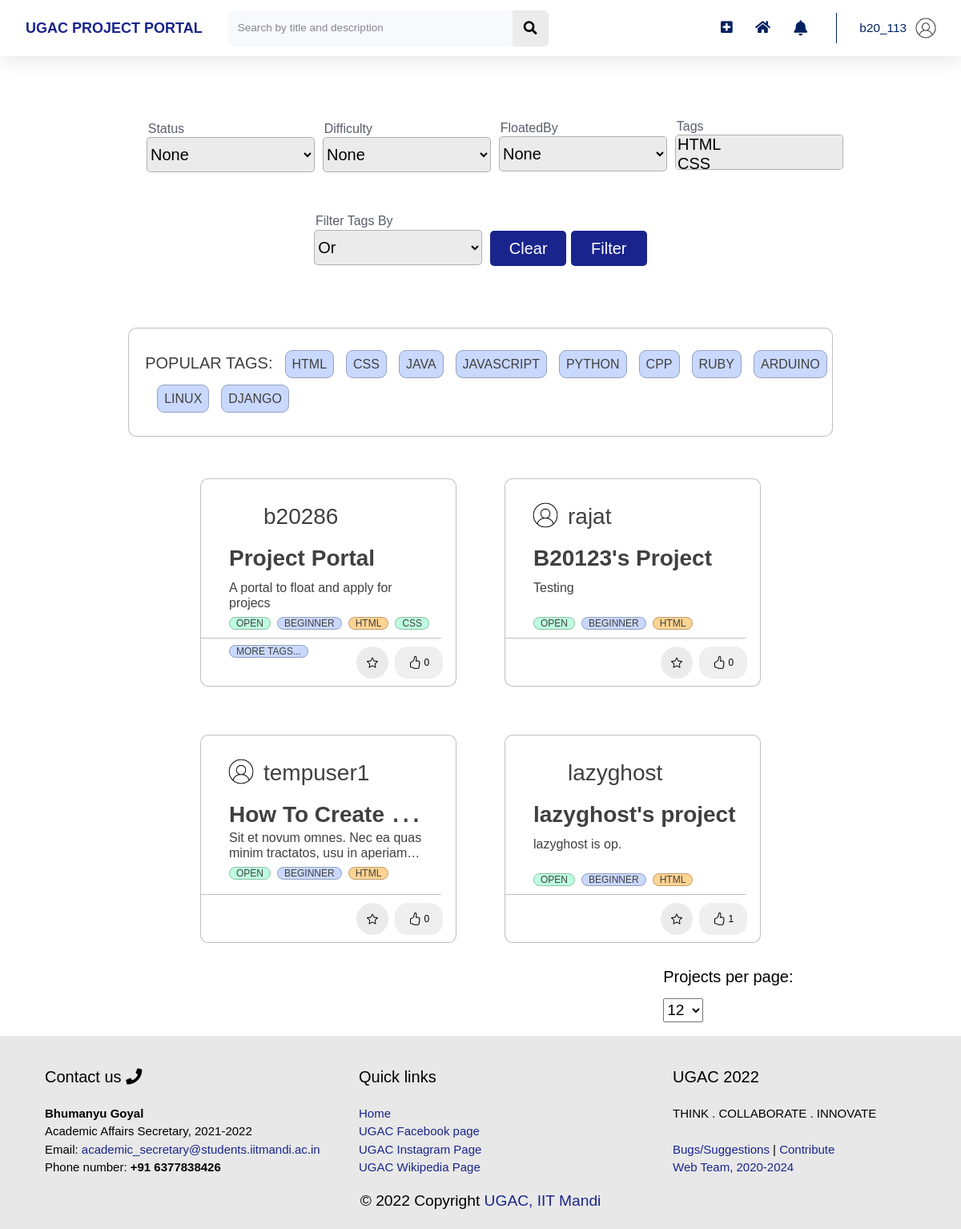
The page /home/?Tags=7 (signed in) on the database as committed earlier.
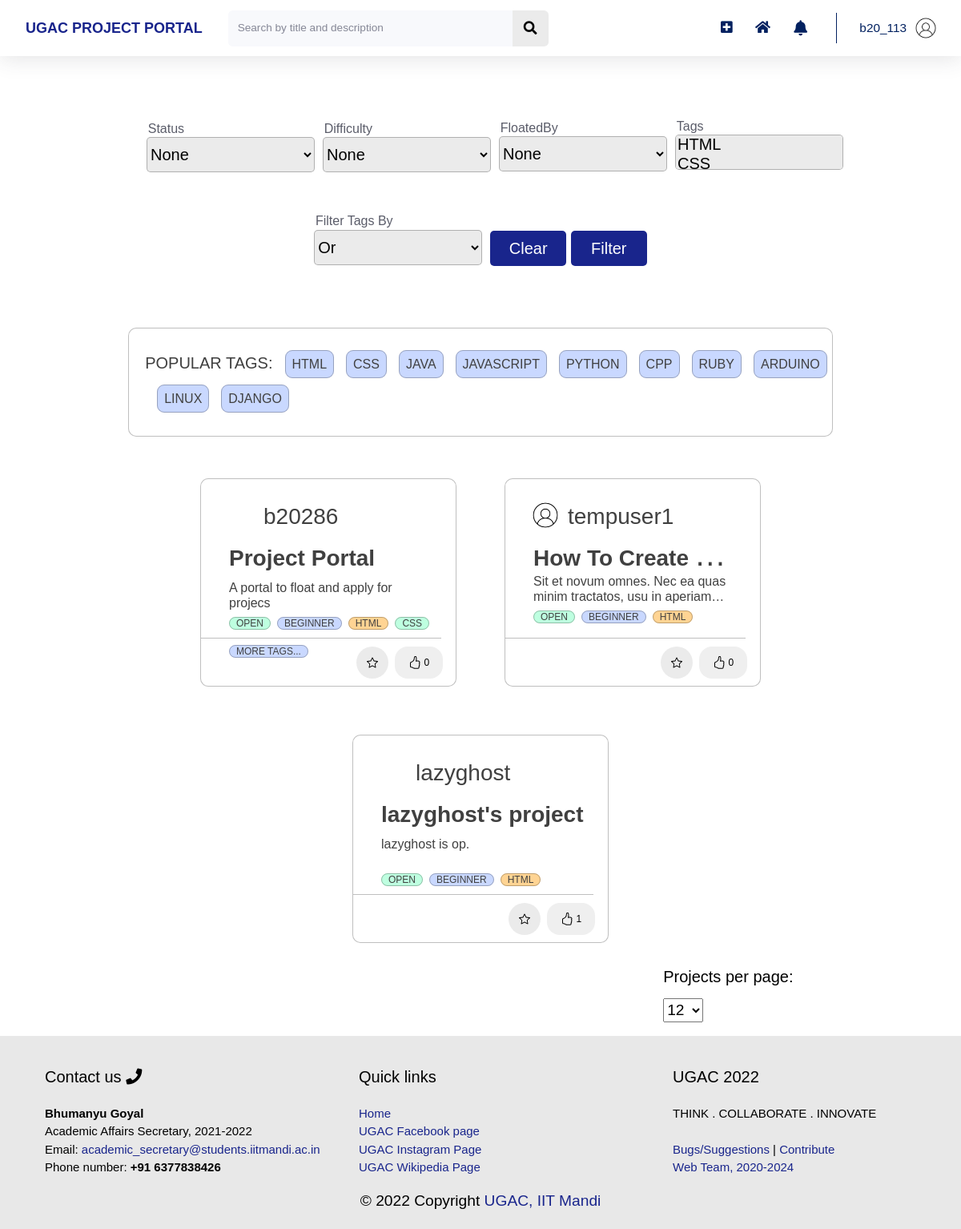
The same page on the database as committed later.
### home/models.py (models this page shows, shortened)
class Tag(models.Model):
    Title = models.CharField(max_length=20)
    def __str__(self):
        return f"{self.Title}"

class Project(models.Model):
    Title = models.CharField(max_length=100)
    Image = models.ImageField(default = 'images.jpeg', upload_to='project_pics', blank=True, validators=[FileExtensionValidator(allowed_extensions=['png', 'jpg', 'jpeg'])])
    Description = models.TextField()
    FloatedBy = models.ForeignKey(User, on_delete=models.CASCADE,related_name="FloatedBy")
    Mentors = models.ManyToManyField(User,related_name='Mentors')
    Status = models.CharField(max_length=10, choices=STATUS_CHOICES, default='Open')
    OpenedFor = models.CharField(max_length=2000)
    Difficulty = models.CharField(max_length=15, choices=DIFFICULTY_CHOICES, default='Beginner')
    PreRequisite = models.TextField()
    Tags = models.ManyToManyField(Tag, related_name='Tags')
    Duration = models.CharField(max_length=30, choices=DURATION_CHOICES)
    DatePosted = models.DateTimeField(default = timezone.now)
    SelectionCriteria = models.TextField()
    Question = models.TextField()
    AlreadyApplied = models.ManyToManyField(User, related_name='AlreadyApplied', blank = True)
    Likes = models.IntegerField(default=0)

### users/models.py (models this page shows, shortened)
class Profile(models.Model):
    user = models.OneToOneField(User, on_delete=models.CASCADE)
    image = models.ImageField(default = 'default.jpg', upload_to='profile_pics', blank=True, validators=[FileExtensionValidator(allowed_extensions=['png', 'jpg', 'jpeg'])])
    profile_type = models.CharField(max_length=30, choices = YEAR_CHOICES)
    area_of_interest = models.CharField(max_length=100)
    school = models.CharField(max_length=100, choices=SCHOOL_CHOICES)
    rollno = models.CharField(max_length=10)
    year = models.CharField(max_length=30, choices = YEAR_CHOICES)
    branch = models.CharField(max_length=30, choices = BRANCH_CHOICES)
    techskills = models.ManyToManyField(Tag, related_name='techskills')
    starred_projects = models.ManyToManyField(Project, related_name='starred_projects', blank = True)
    liked_projects = models.ManyToManyField(Project, related_name='liked_projects', blank = True)
    cv = models.FileField(upload_to='resumes',validators=[FileExtensionValidator(allowed_extensions=['pdf'])])
    linked_in_link = models.CharField(blank=True, max_length=100)
    portfolio_link = models.CharField(blank=True, max_length=100)
    github_link = models.CharField(blank=True, max_length=100)

### home/decorators.py (the view)
    def wrap(request, *args, **kwargs):
        if check_user_profile(request.user):
            messages.error(request, 'Please complete your profile first.')
            return redirect(f'/profile/edit?firstLogin=True')
        else:
            return function(request, *args, **kwargs)

### functions.py (called while the page is built)
def get_filtered_projects(request, all_projects):
    myFilter = ProjectFilter(request.GET,queryset=all_projects)
    filtered_projects= myFilter.qs
    return filtered_projects

def get_most_common_tags(size):
    projects = Project.objects.all()
    tags = []
    for project in projects:
        project_tags = project.Tags.all()
        for project_tag in project_tags:
            tags.append(project_tag)
    return [x for x in Counter(tags)][:size]

def get_paginated_projects(request, projects):
    page = request.GET.get('page', 1)
    number_of_projects = request.GET.get('limit')
    if(number_of_projects==None):
        number_of_projects=12
    paginator = Paginator(projects, number_of_projects)
    try:
        paginated_projects = paginator.page(page)
    except PageNotAnInteger:
        paginated_projects = paginator.page(1)
    except EmptyPage:
        paginated_projects = paginator.page(paginator.num_pages)
    return paginated_projects

### home/templates/home/main.html (shortened to what the changed rows need)
{% extends 'home/base.html' %}
{% load static %}
{% load crispy_forms_tags %}
{% block customStylesheets %}
<link rel="stylesheet" type="text/css" href="{% static 'home/main.css' %}">
{% endblock customStylesheets %}
{% block content %}
{% block mainContentBlock %}
<div class="project_cards">
    <br>
    {% block filterBlock %}
    <br>
    {% endblock filterBlock %}
    {% block tagsBlock %}
        <div class = "blog-container" style="flex: 1 0 45%; margin: 2%; width: 82%; height: 5%; max-width: 82%; alignment: center; align-self: center; padding-top: 0px; margin-left: 9%;">
        <div class="blog-tags-a" style="margin-left: 2.25%; margin-top: 1%;">
        <br>
        <ul>
            {% for tag in common_tags %}
                <li style="margin-left: 15px; margin-bottom: 20px;"><a href="/home/?Tags={{tag.id}}">{{ tag }}</a></li>
            {% endfor %}
        </ul>
        </div>
        </div>
    {% endblock tagsBlock %}
    {% block allProjectsBlock %}
    <div class="" style="display: flex; flex-wrap: wrap;justify-content:center;" id="all-projects">
        {% for project in projects %}
            <div id="projectNumber{{ project.id }}">
                <div class = "blog-container">
                    <div class="blog-header" style="display: flex; flex-wrap: wrap;">
                        <div class="blog-author--no-cover" style="background:url('{{project.FloatedBy.profile.image.url}}');background-size: cover; border-radius: 50%; display: inline-block;height: 40px;margin-right: 0.5rem;background-position: center;top: 8px;width: 40px; top: 27px; left: 28px; margin-top: 5px; ">
                        </div>
                        <span style="flex: 1 0 45%; ">
                            <h3 style="margin-top: 10px; color:#858796;"><a href="{% url 'profile' project.FloatedBy.id %}">{{project.FloatedBy}}</a></h3>
                        </span>
                    </div>
                    <div class="blog-body">
                        <div class="blog-title demo-a">
                            <h1><a href="/project/?project_id={{project.id}}">{{ project.Title }}</a></h1>
                        </div>
                        <div class="blog-summary demo-2">
                            <p>{{project.Description}}</p>
                        </div>
                        <div class="blog-tags">
                        <br class="main-br">
                            <ul>
                                <li><a href="/home/?Status={{project.Status}}">{{project.Status}}</a></li>
                                <li><a href="/home/?Difficulty={{project.Difficulty}}">{{project.Difficulty}}</a></li>
                                {% for tag in project.Tags.all %}
                                    {% if forloop.counter <= 2 %}
                                        <li>
                                            <a href="/home/?Tags={{tag.id}}">{{ tag }}</a>
                                        </li>
                                    {% endif %}
                                    {% if forloop.counter == 3 %}
                                        <li>
                                            <a href="/project/?project_id={{project.id}}">More Tags...</a>
                                        </li>
                                    {% endif %}
                                {% endfor %}
                            </ul>
                        </div>
                    </div>
                    <hr class="main-page-hr" >
                    <div class="blog-footer">
                        <ul style="width:20%; margin-left:75%">
                            <li>
                                {% if project.id not in projects_id.4 %}
                                    <button class="btn btn-primary btn-circle btn-block task" style="" task = "Star" project_id={{project.id}} page_number={{projects.number}}>
                                    </button>
                                {% endif %}
                            </li>
                            <li>
                                {% if project.id not in projects_id.1 %}
                                    <button type="button" class="task" style="width: 60px;height:40px; border: none;border-radius: 16px;" task = "Like" project_id={{project.id}} page_number={{projects.number}} likes={{project.Likes}}>
                                        <div style="display:inline;">{{project.Likes}}</div>
                                    </button>
                                {% endif %}
                            </li>
                        </ul>
                    </div>
                </div>
            </div>
        {% endfor %}
    </div>
    {% with request.get_full_path as querystring %}
        <br><br><br>
    {%endwith%}
    {% endblock allProjectsBlock %}
    {% endblock mainContentBlock %}
    {% endblock content %}

Rows that differ between the two databases and show on the page:
removed Project: FloatedBy.profile.image (placeholder picture), FloatedBy "rajat", Title "B20123's Project", Description "Testing", Status "OPEN", Difficulty "BEGINNER", Likes "0", Tag (Title "HTML")
